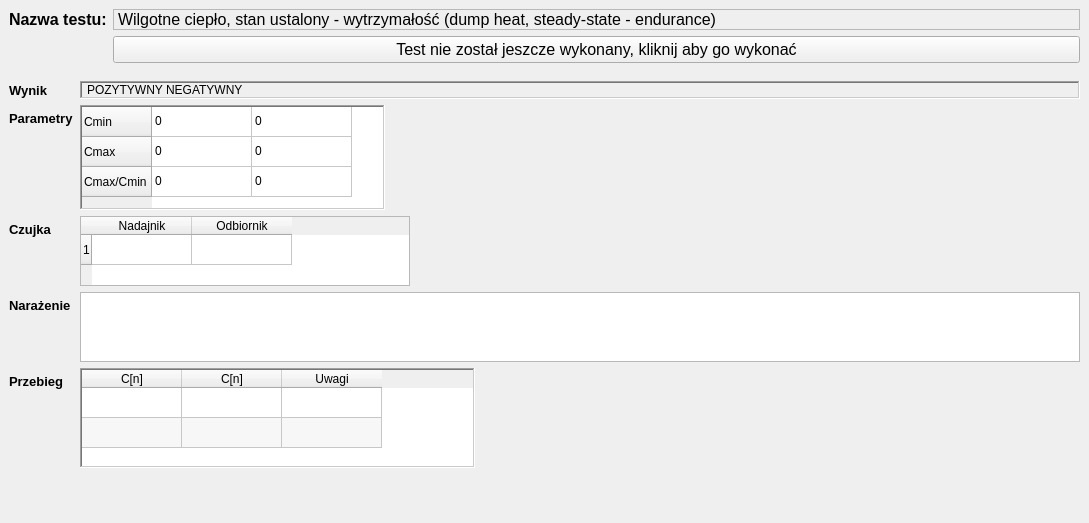
        <widget class="QWidget" name="pWilgotneCieploStanStacjonarny">
         <property name="styleSheet">
          <string notr="true"/>
         </property>
         <layout class="QVBoxLayout" name="verticalLayoutpWilgotneCieploStanStacjonarny">
          <property name="spacing">
           <number>0</number>
          </property>
          <property name="leftMargin">
           <number>0</number>
          </property>
          <property name="topMargin">
           <number>0</number>
          </property>
          <property name="rightMargin">
           <number>0</number>
          </property>
          <property name="bottomMargin">
           <number>0</number>
          </property>
          <item>
           <widget class="QWidget" name="wilgotneCieploStanStacjonarnyWidget" native="true">
            <property name="sizePolicy">
             <sizepolicy hsizetype="Preferred" vsizetype="Minimum">
              <horstretch>0</horstretch>
              <verstretch>0</verstretch>
             </sizepolicy>
            </property>
            <property name="minimumSize">
             <size>
              <width>0</width>
              <height>70</height>
             </size>
            </property>
            <property name="maximumSize">
             <size>
              <width>16777215</width>
              <height>80</height>
             </size>
            </property>
            <property name="font">
             <font>
              <family>Arial</family>
              <pointsize>12</pointsize>
             </font>
            </property>
            <layout class="QFormLayout" name="formLayoutwilgotneCieploStanStacjonarnyWidget">
             <property name="labelAlignment">
              <set>Qt::AlignLeading|Qt::AlignLeft|Qt::AlignTop</set>
             </property>
             <item row="0" column="0">
              <widget class="QLabel" name="eWilgotneCieploStanStacjonarnynazwaTestu">
               <property name="font">
                <font>
                 <family>Arial</family>
                 <pointsize>12</pointsize>
                 <bold>true</bold>
                </font>
               </property>
               <property name="text">
                <string>Nazwa testu:</string>
               </property>
              </widget>
             </item>
             <item row="0" column="1">
              <widget class="QLabel" name="wilgotneCieploStanStacjonarnynazwaTestu">
               <property name="maximumSize">
                <size>
                 <width>16777215</width>
                 <height>35</height>
                </size>
               </property>
               <property name="frameShape">
                <enum>QFrame::StyledPanel</enum>
               </property>
               <property name="text">
                <string>Wilgotne ciepło, stan ustalony - wytrzymałość (dump heat, steady-state - endurance)</string>
               </property>
              </widget>
             </item>
             <item row="1" column="1">
              <widget class="QPushButton" name="pbWilgotneCieploStanStacjonarny">
               <property name="text">
                <string>Test nie został jeszcze wykonany, kliknij aby go wykonać</string>
               </property>
              </widget>
             </item>
            </layout>
           </widget>
          </item>
          <item>
           <widget class="QWidget" name="wilgotneCieploStanStacjonarnyWyniki" native="true">
            <layout class="QFormLayout" name="formLayoutwilgotneCieploStanStacjonarnyWyniki">
             <item row="0" column="0">
              <widget class="QLabel" name="etWilgotneCieploStanStacjonarnyResult">
               <property name="font">
                <font>
                 <family>Arial</family>
                 <pointsize>10</pointsize>
                 <bold>true</bold>
                </font>
               </property>
               <property name="text">
                <string>Wynik</string>
               </property>
              </widget>
             </item>
             <item row="0" column="1">
              <widget class="QLabel" name="wilgotneCieploStanStacjonarnyResult">
               <property name="frameShape">
                <enum>QFrame::WinPanel</enum>
               </property>
               <property name="frameShadow">
                <enum>QFrame::Sunken</enum>
               </property>
               <property name="text">
                <string>POZYTYWNY NEGATYWNY</string>
               </property>
               <property name="margin">
                <number>2</number>
               </property>
               <property name="indent">
                <number>5</number>
               </property>
              </widget>
             </item>
             <item row="1" column="0">
              <widget class="QLabel" name="etwilgotneCieploStanStacjonarnyParametry">
               <property name="font">
                <font>
                 <family>Arial</family>
                 <pointsize>10</pointsize>
                 <bold>true</bold>
                </font>
               </property>
               <property name="text">
                <string>Parametry</string>
               </property>
              </widget>
             </item>
             <item row="1" column="1">
              <widget class="QTableWidget" name="wilgotneCieploStanStacjonarnyTableParams">
               <property name="sizePolicy">
                <sizepolicy hsizetype="Minimum" vsizetype="Minimum">
                 <horstretch>0</horstretch>
                 <verstretch>0</verstretch>
                </sizepolicy>
               </property>
               <property name="maximumSize">
                <size>
                 <width>305</width>
                 <height>105</height>
                </size>
               </property>
               <property name="frameShape">
                <enum>QFrame::WinPanel</enum>
               </property>
               <property name="verticalScrollBarPolicy">
                <enum>Qt::ScrollBarAsNeeded</enum>
               </property>
               <property name="horizontalScrollBarPolicy">
                <enum>Qt::ScrollBarAsNeeded</enum>
               </property>
               <property name="autoScroll">
                <bool>false</bool>
               </property>
               <property name="editTriggers">
                <set>QAbstractItemView::NoEditTriggers</set>
               </property>
               <property name="tabKeyNavigation">
                <bool>false</bool>
               </property>
               <property name="showDropIndicator" stdset="0">
                <bool>false</bool>
               </property>
               <property name="dragDropOverwriteMode">
                <bool>false</bool>
               </property>
               <attribute name="horizontalHeaderVisible">
                <bool>false</bool>
               </attribute>
               <row>
                <property name="text">
                 <string>Cmin</string>
                </property>
               </row>
               <row>
                <property name="text">
                 <string>Cmax</string>
                </property>
               </row>
               <row>
                <property name="text">
                 <string>Cmax/Cmin</string>
                </property>
               </row>
               <column>
                <property name="text">
                 <string>Nazwa</string>
                </property>
               </column>
               <column>
                <property name="text">
                 <string>Wartość</string>
                </property>
               </column>
               <item row="0" column="0">
                <property name="text">
                 <string>0</string>
                </property>
               </item>
               <item row="0" column="1">
                <property name="text">
                 <string>0</string>
                </property>
               </item>
               <item row="1" column="0">
                <property name="text">
                 <string>0</string>
                </property>
               </item>
               <item row="1" column="1">
                <property name="text">
                 <string>0</string>
                </property>
               </item>
               <item row="2" column="0">
                <property name="text">
                 <string>0</string>
                </property>
               </item>
               <item row="2" column="1">
                <property name="text">
                 <string>0</string>
                </property>
               </item>
              </widget>
             </item>
             <item row="2" column="0">
              <widget class="QLabel" name="etWilgotneCieploStanStacjonarnyCzujka">
               <property name="font">
                <font>
                 <family>Arial</family>
                 <pointsize>10</pointsize>
                 <bold>true</bold>
                </font>
               </property>
               <property name="text">
                <string>Czujka</string>
               </property>
              </widget>
             </item>
             <item row="2" column="1">
              <widget class="QTableWidget" name="wilgotneCieploStanStacjonarnytableCzujka">
               <property name="minimumSize">
                <size>
                 <width>309</width>
                 <height>70</height>
                </size>
               </property>
               <property name="maximumSize">
                <size>
                 <width>330</width>
                 <height>70</height>
                </size>
               </property>
               <row>
                <property name="text">
                 <string>1</string>
                </property>
               </row>
               <column>
                <property name="text">
                 <string>Nadajnik</string>
                </property>
               </column>
               <column>
                <property name="text">
                 <string>Odbiornik</string>
                </property>
               </column>
              </widget>
             </item>
             <item row="3" column="0">
              <widget class="QLabel" name="etWilgotneCieploStanStacjonarnyWynikNarazenia">
               <property name="font">
                <font>
                 <family>Arial</family>
                 <pointsize>10</pointsize>
                 <bold>true</bold>
                </font>
               </property>
               <property name="text">
                <string>Narażenie</string>
               </property>
              </widget>
             </item>
             <item row="7" column="1">
              <spacer name="verticalSpacerWilgotneCieploStanStacjonarny">
               <property name="orientation">
                <enum>Qt::Vertical</enum>
               </property>
               <property name="sizeHint" stdset="0">
                <size>
                 <width>20</width>
                 <height>40</height>
                </size>
               </property>
              </spacer>
             </item>
             <item row="4" column="0">
              <widget class="QLabel" name="etWilgotneCieploStanStacjonarnyPrzebieg">
               <property name="font">
                <font>
                 <family>Arial</family>
                 <pointsize>10</pointsize>
                 <bold>true</bold>
                </font>
               </property>
               <property name="text">
                <string>Przebieg</string>
               </property>
              </widget>
             </item>
             <item row="4" column="1">
              <widget class="QTableWidget" name="wilgotneCieploStanStacjonarnyTablePrzebieg">
               <property name="minimumSize">
                <size>
                 <width>395</width>
                 <height>100</height>
                </size>
               </property>
               <property name="maximumSize">
                <size>
                 <width>395</width>
                 <height>160</height>
                </size>
               </property>
               <property name="frameShape">
                <enum>QFrame::WinPanel</enum>
               </property>
               <property name="sizeAdjustPolicy">
                <enum>QAbstractScrollArea::AdjustToContents</enum>
               </property>
               <property name="autoScroll">
                <bool>false</bool>
               </property>
               <property name="editTriggers">
                <set>QAbstractItemView::NoEditTriggers</set>
               </property>
               <property name="tabKeyNavigation">
                <bool>false</bool>
               </property>
               <property name="showDropIndicator" stdset="0">
                <bool>false</bool>
               </property>
               <property name="dragDropOverwriteMode">
                <bool>false</bool>
               </property>
               <property name="alternatingRowColors">
                <bool>true</bool>
               </property>
               <property name="selectionMode">
                <enum>QAbstractItemView::NoSelection</enum>
               </property>
               <property name="wordWrap">
                <bool>false</bool>
               </property>
               <property name="cornerButtonEnabled">
                <bool>false</bool>
               </property>
               <attribute name="horizontalHeaderCascadingSectionResizes">
                <bool>true</bool>
               </attribute>
               <attribute name="horizontalHeaderMinimumSectionSize">
                <number>30</number>
               </attribute>
               <attribute name="verticalHeaderVisible">
                <bool>false</bool>
               </attribute>
               <attribute name="verticalHeaderCascadingSectionResizes">
                <bool>true</bool>
               </attribute>
               <attribute name="verticalHeaderShowSortIndicator" stdset="0">
                <bool>false</bool>
               </attribute>
               <attribute name="verticalHeaderStretchLastSection">
                <bool>false</bool>
               </attribute>
               <row>
                <property name="text">
                 <string>1</string>
                </property>
               </row>
               <row>
                <property name="text">
                 <string>2</string>
                </property>
               </row>
               <column>
                <property name="text">
                 <string>C[n]</string>
                </property>
               </column>
               <column>
                <property name="text">
                 <string>C[n]</string>
                </property>
               </column>
               <column>
                <property name="text">
                 <string>Uwagi</string>
                </property>
               </column>
              </widget>
             </item>
             <item row="3" column="1">
              <widget class="QTableWidget" name="wilgotneCieploStanStacjonarnyNarazenie">
               <property name="minimumSize">
                <size>
                 <width>1000</width>
                 <height>70</height>
                </size>
               </property>
               <property name="maximumSize">
                <size>
                 <width>1000</width>
                 <height>70</height>
                </size>
               </property>
               <property name="editTriggers">
                <set>QAbstractItemView::NoEditTriggers</set>
               </property>
              </widget>
             </item>
            </layout>
           </widget>
          </item>
         </layout>
        </widget>
